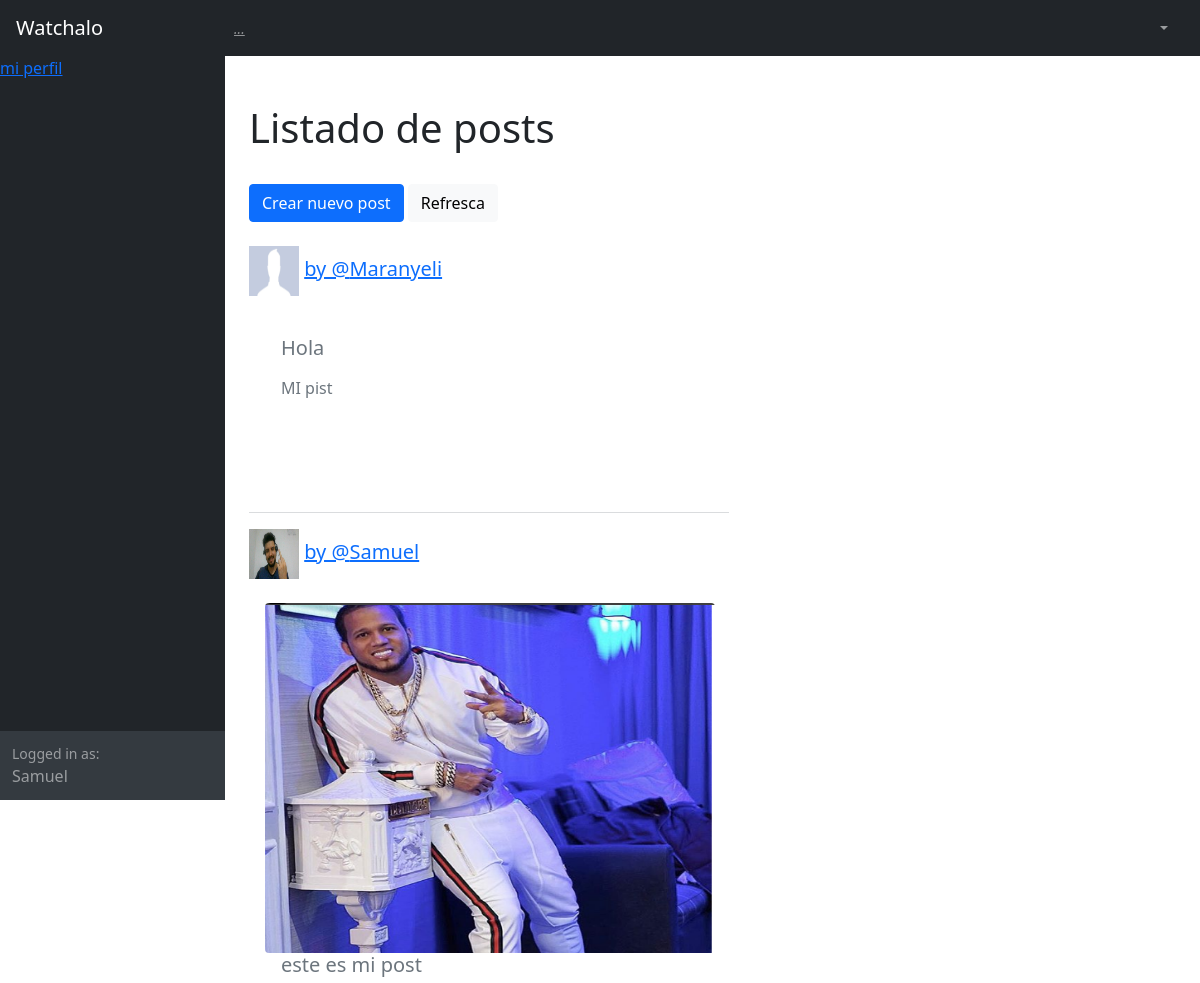
The app's page /Aplicacion1/Inicio/ (signed in, upper part), older data.
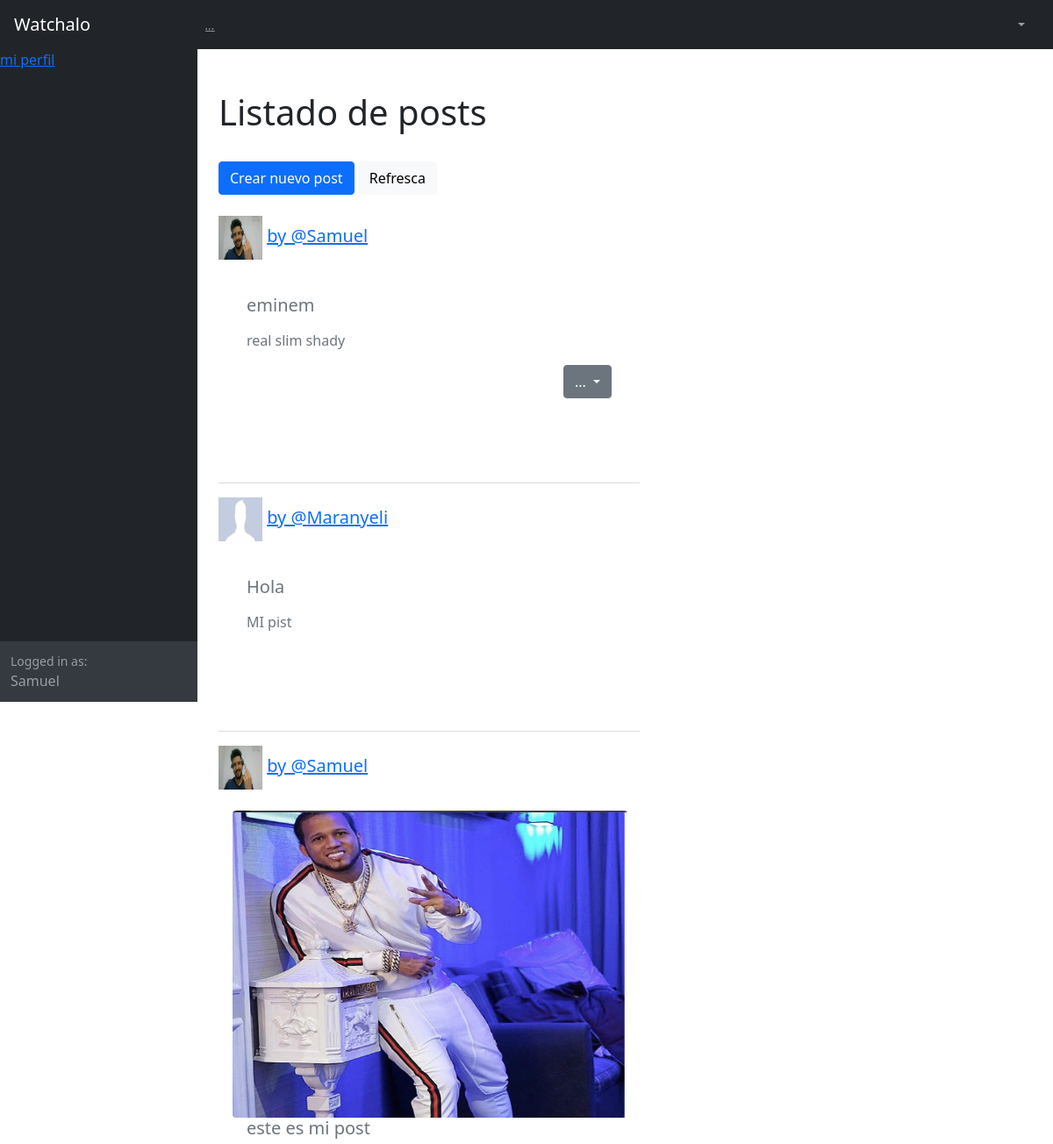
The same page, newer data.
### Aplicacion1/models.py (models this page shows, shortened)
class Post(models.Model):
    nombrePost = models.CharField(max_length=50)
    CuerpoPost = RichTextField(blank = True, null = True, max_length=5000)
    fechaPublicacion = models.DateTimeField(auto_now_add=True)
    user = models.ForeignKey(User,blank=True,null=True, on_delete=models.CASCADE, related_name = "posts")
    imagen = models.ImageField(blank = True, null = True, upload_to="images/", verbose_name="Subir imagen")

class Perfil(models.Model):
    user = models.OneToOneField(User, blank=True,null=True,on_delete=models.CASCADE)
    perfilImagen = models.ImageField(default='default_perfil.jpg')

### Aplicacion1/views.py (the view)
# urls.py: path('Inicio/', Inicio.as_view(), name='Inicio'),
class Inicio(LoginRequiredMixin,ListView):
    model = Post
    queryset = Post.objects.all().order_by('-fechaPublicacion')
    template_name = 'Aplicacion1/Inicio.html'

### Aplicacion1/templates/Aplicacion1/Inicio.html (shortened to what this page needs)
{% extends "Aplicacion1/Padre.html" %}
{% load static %}
{% block seccion_nombre %}
<h1>Listado de posts
</h1>
<br>
<a href="{% url 'Aplicacion1:PostCrear' %}"><button type="button" class="btn btn-primary">Crear nuevo post</button></a>
<a href="{% url 'Aplicacion1:Inicio' %}"><button type="button" class="btn btn-light">Refresca</button></a>
<br>
<br>
{% endblock %}
{% block cuerpo %}
{% for posts in object_list %}
<h5><img src="{{posts.user.perfil.perfilImagen.url }}" alt="" width="50" height="50" > <a href="{% url 'Aplicacion1:perfil' posts.user.username %}"> by @{{ posts.user.username}} </a></h5>
<div class="card-body" style="width: 30rem;" >
    {% if posts.imagen %}
      <img src="{{ posts.imagen.url }}" class="rounded float-start" alt="..."width="450" height="350">
    {% endif %}
    <div class="card-body">
      <h5 class="card-title">{{ posts.nombrePost }}</h5>
      <p class="card-text">{{ posts.CuerpoPost |safe}}</p>
      <div style="text-align: right">
        {% if user.id == posts.user.id %}
        <div class="dropdown">
            <a class="btn btn-secondary dropdown-toggle" href="#" role="button" id="dropdownMenuLink" data-bs-toggle="dropdown" aria-expanded="false">
              ...
            </a>
          </div>
          {% endif %}
    </div>
    </div>
  </div>
<br>
<br>
<hr>
{% endfor %}
{% endblock %}

Row changes from the older to the newer data that the page shows:
added Post: user.perfil.perfilImagen (picture), user.username "Samuel", nombrePost "eminem", CuerpoPost "real slim shady"
